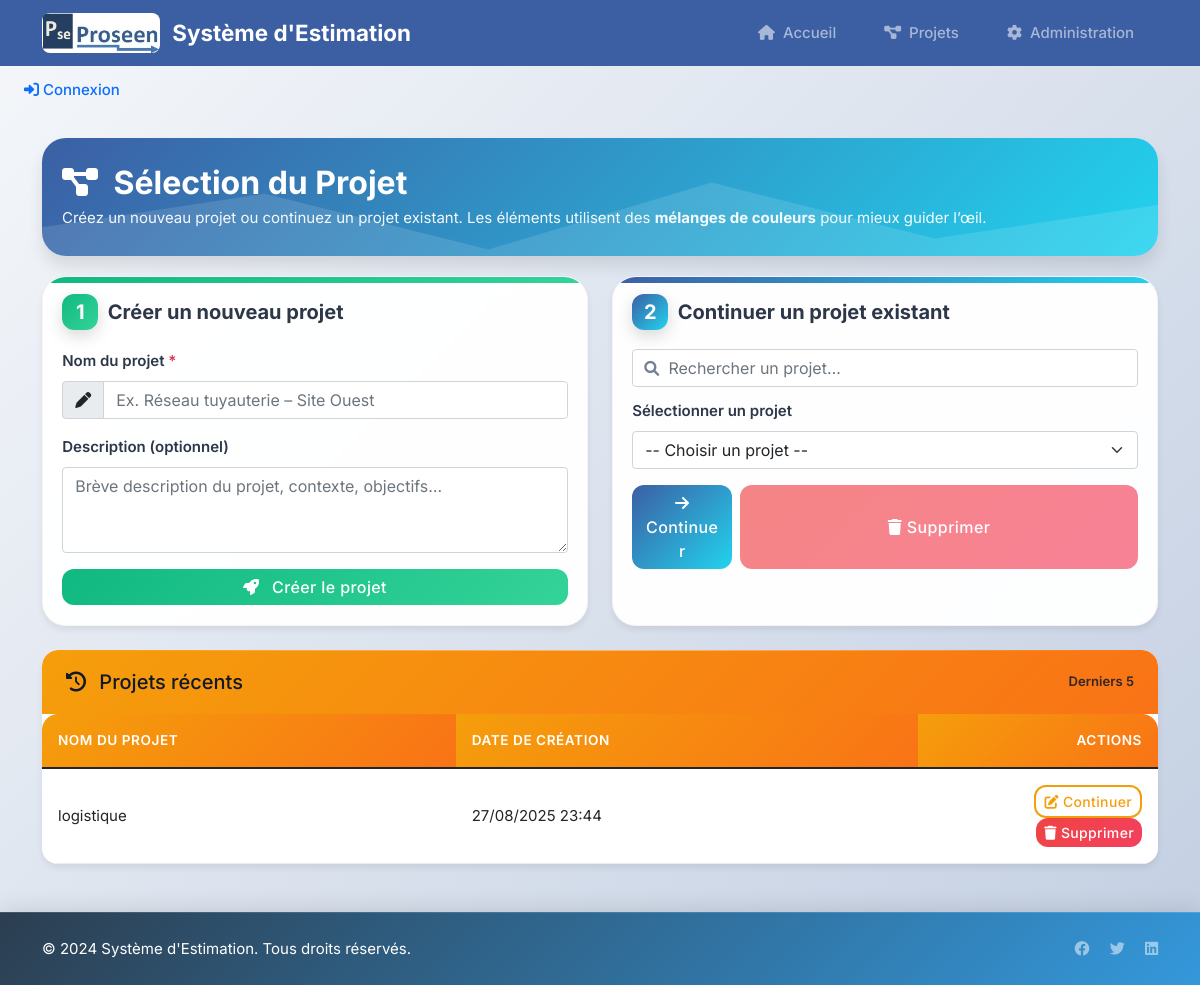
Before: /projets/ (signed in) with the older database file.
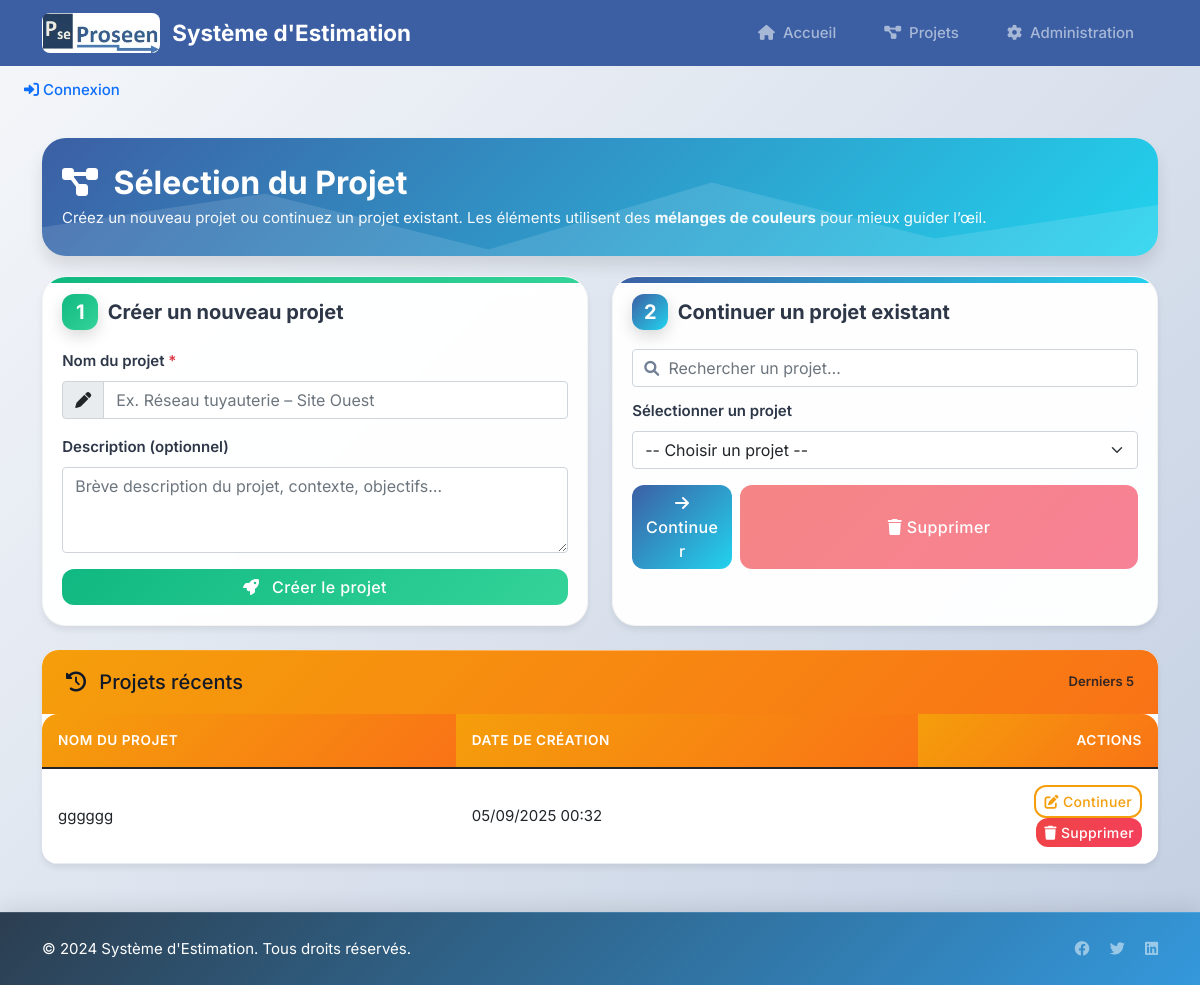
After: the same page with the newer database file.
### estimation/models.py (models this page shows, shortened)
class Projet(models.Model):
    nom = models.CharField(max_length=200)
    description = models.TextField(blank=True)
    client = models.ForeignKey(Client, on_delete=models.CASCADE, related_name='projets')
    client_nom = models.CharField(max_length=200, blank=True)  # compatibilité
    date_creation = models.DateTimeField(auto_now_add=True)
    actif = models.BooleanField(default=True)
    class Meta:
        verbose_name = "Projet"
        verbose_name_plural = "Projets"

### estimation/views.py (the view)
    def _wrapped_view(request, *args, **kwargs):
        if not request.session.get('client_id'):
            messages.warning(request, 'Veuillez vous connecter pour accéder à cette page.')
            return redirect('client_login')
        return view_func(request, *args, **kwargs)

### estimation/views.py (called while the page is built, shortened)
def client_required(view_func):
    def _wrapped_view(request, *args, **kwargs):
        if not request.session.get('client_id'):
            messages.warning(request, 'Veuillez vous connecter pour accéder à cette page.')
            return redirect('client_login')
        return view_func(request, *args, **kwargs)
    return _wrapped_view

@client_required
def project_selection(request):
    client_id = request.session.get('client_id')
    client = get_object_or_404(Client, id=client_id)
    projets = Projet.objects.filter(client=client, actif=True)
    return render(request, 'client/project_selection.html', {
        'projets': projets,
        'client': client
    })

### templates/client/project_selection.html (shortened to what the changed rows need)
{% extends 'base.html' %}
{% block content %}
<div class="page-hero">
  <h2><i class="fas fa-project-diagram me-2"></i> Sélection du Projet</h2>
</div>
{% if projets %}
  <div class="card glass-card mt-4">
    <div class="card-body p-0">
      <div class="table-responsive">
        <table class="table mb-0 recent-table">
          <thead>
            <tr>
              <th>Nom du projet</th>
              <th>Date de création</th>
              <th class="text-end" style="width:240px;">Actions</th>
            </tr>
          </thead>
          <tbody id="recentTable">
            {% for projet in projets|slice:":5" %}
            <tr>
              <td>{{ projet.nom }}</td>
              <td>{{ projet.date_creation|date:"d/m/Y H:i" }}</td>
              <td class="text-end">
                <form method="post" style="display:inline;">
                  <button type="submit" name="projet_existant" class="btn btn-sm btn-outline-warm">
                    <i class="fas fa-edit"></i> Continuer
                  </button>
                </form>
                <form method="post" action="{% url 'supprimer_projet' projet.id %}"
                      style="display:inline;"
                      onsubmit="return confirm('Supprimer le projet « {{ projet.nom }} » ? Cette action est irréversible.');">
                  <button type="submit" class="btn btn-sm btn-mix-danger ms-1">
                    <i class="fas fa-trash"></i> Supprimer
                  </button>
                </form>
              </td>
            </tr>
            {% empty %}
            <tr><td colspan="3" class="text-center text-muted p-3">Aucun projet récent.</td></tr>
            {% endfor %}
          </tbody>
        </table>
      </div>
    </div>
  </div>
{% endif %}
{% endblock %}

Changed rows visible on the page:
removed Projet: nom "logistique", date_creation "27/08/2025 23:44"
added Projet: nom "gggggg", date_creation "05/09/2025 00:32"
